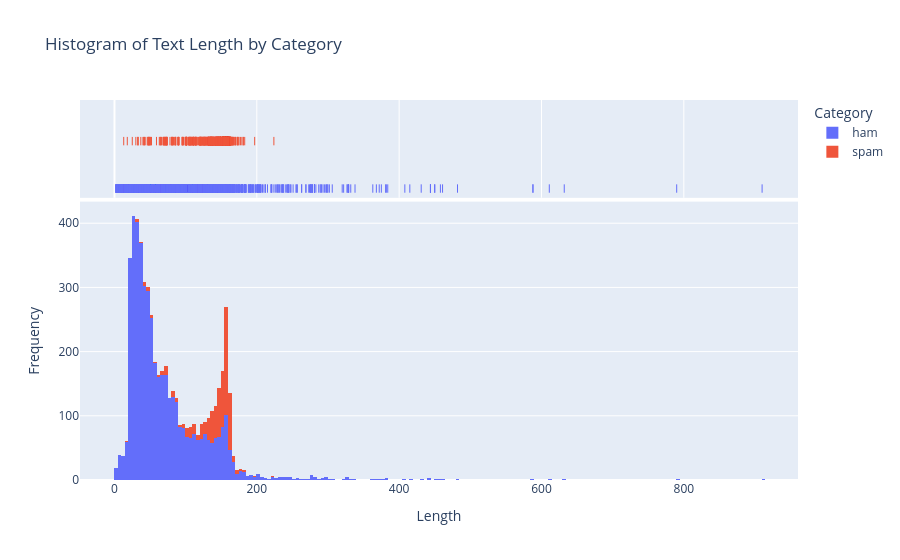

Write notebook code for a chart like this one.
### Code cell
import plotly.express as px
fig = px.histogram(df, x='Length', color='Category', marginal='rug',
                   title='Histogram of Text Length by Category')
fig.update_layout(
    xaxis_title='Length',
    yaxis_title='Frequency',
    showlegend=True)

### Figure 1 — Plotly figure (JSON) as saved in the notebook; plotly's stock layout.template omitted (floating-point values rounded to 4 significant figures; data arrays with more than 128 entries replaced by an {"elided": "..."} marker saying what was removed)
{"data": [{"bingroup": "x", "hovertemplate": "Category=ham<br>Length=%{x}<br>count=%{y}<extra></extra>", "legendgroup": "ham", "marker": {"color": "#636efa", "pattern": {"shape": ""}}, "name": "ham", "orientation": "v", "showlegend": true, "type": "histogram", "x": {"elided": "4825 int values"}, "xaxis": "x", "yaxis": "y"}, {"boxpoints": "all", "fillcolor": "rgba(255,255,255,0)", "hoveron": "points", "hovertemplate": "Category=ham<br>Length=%{x}<extra></extra>", "jitter": 0, "legendgroup": "ham", "line": {"color": "rgba(255,255,255,0)"}, "marker": {"color": "#636efa", "symbol": "line-ns-open"}, "name": "ham", "showlegend": false, "type": "box", "x": {"elided": "4825 int values"}, "xaxis": "x2", "yaxis": "y2"}, {"bingroup": "x", "hovertemplate": "Category=spam<br>Length=%{x}<br>count=%{y}<extra></extra>", "legendgroup": "spam", "marker": {"color": "#EF553B", "pattern": {"shape": ""}}, "name": "spam", "orientation": "v", "showlegend": true, "type": "histogram", "x": {"elided": "747 int values"}, "xaxis": "x", "yaxis": "y"}, {"boxpoints": "all", "fillcolor": "rgba(255,255,255,0)", "hoveron": "points", "hovertemplate": "Category=spam<br>Length=%{x}<extra></extra>", "jitter": 0, "legendgroup": "spam", "line": {"color": "rgba(255,255,255,0)"}, "marker": {"color": "#EF553B", "symbol": "line-ns-open"}, "name": "spam", "showlegend": false, "type": "box", "x": {"elided": "747 int values"}, "xaxis": "x2", "yaxis": "y2"}], "layout": {"barmode": "relative", "legend": {"title": {"text": "Category"}, "tracegroupgap": 0}, "showlegend": true, "title": {"text": "Histogram of Text Length by Category"}, "xaxis": {"anchor": "y", "domain": [0, 1], "title": {"text": "Length"}}, "xaxis2": {"anchor": "y2", "domain": [0, 1], "matches": "x", "showgrid": true, "showticklabels": false}, "yaxis": {"anchor": "x", "domain": [0, 0.7326], "title": {"text": "Frequency"}}, "yaxis2": {"anchor": "x2", "domain": [0.7426, 1], "matches": "y2", "showgrid": false, "showline": false, "showticklabels": false, "ticks": ""}}}
